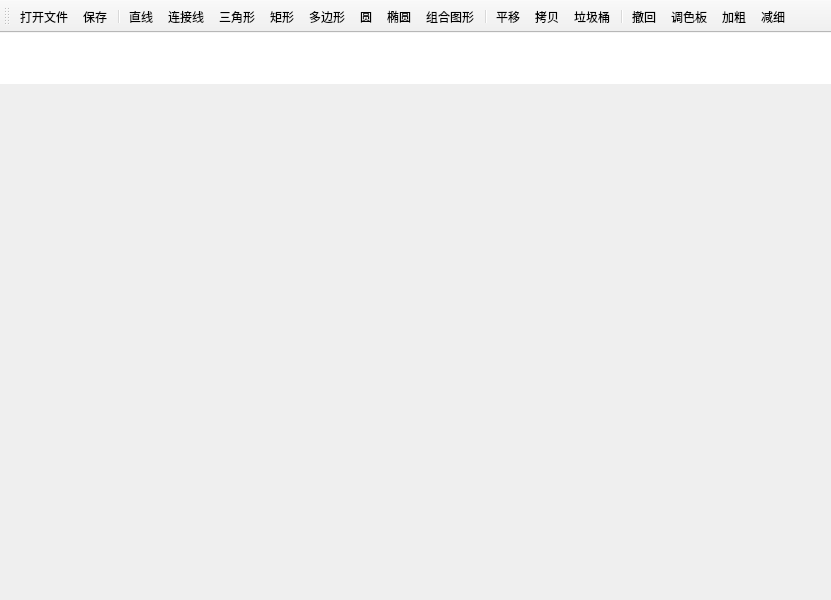
<?xml version="1.0" encoding="UTF-8"?>
<ui version="4.0">
 <class>MainWindow</class>
 <widget class="QMainWindow" name="MainWindow">
  <property name="geometry">
   <rect>
    <x>0</x>
    <y>0</y>
    <width>831</width>
    <height>600</height>
   </rect>
  </property>
  <property name="windowTitle">
   <string>MainWindow</string>
  </property>
  <widget class="QWidget" name="centralwidget">
   <widget class="QLabel" name="label">
    <property name="geometry">
     <rect>
      <x>10</x>
      <y>5</y>
      <width>811</width>
      <height>531</height>
     </rect>
    </property>
    <property name="text">
     <string/>
    </property>
   </widget>
   <widget class="QTextEdit" name="textEdit">
    <property name="geometry">
     <rect>
      <x>0</x>
      <y>0</y>
      <width>831</width>
      <height>51</height>
     </rect>
    </property>
    <property name="frameShape">
     <enum>QFrame::NoFrame</enum>
    </property>
   </widget>
  </widget>
  <widget class="QToolBar" name="toolBar">
   <property name="windowTitle">
    <string>toolBar</string>
   </property>
   <attribute name="toolBarArea">
    <enum>TopToolBarArea</enum>
   </attribute>
   <attribute name="toolBarBreak">
    <bool>false</bool>
   </attribute>
   <addaction name="action_open"/>
   <addaction name="action_save"/>
   <addaction name="separator"/>
   <addaction name="action_line"/>
   <addaction name="action_connectLine"/>
   <addaction name="action_triangle"/>
   <addaction name="action_rectangle"/>
   <addaction name="action_polygon"/>
   <addaction name="action_circle"/>
   <addaction name="action_ellipse"/>
   <addaction name="action_combine"/>
   <addaction name="separator"/>
   <addaction name="action_translate"/>
   <addaction name="action_copy"/>
   <addaction name="action_trash"/>
   <addaction name="separator"/>
   <addaction name="action_undo"/>
   <addaction name="action_pallet"/>
   <addaction name="action_penUp"/>
   <addaction name="action_penDown"/>
  </widget>
  <action name="action_open">
   <property name="checkable">
    <bool>false</bool>
   </property>
   <property name="icon">
    <iconset resource="icons.qrc">
     <normaloff>:/Jessica/icons/Open.png</normaloff>:/Jessica/icons/Open.png</iconset>
   </property>
   <property name="text">
    <string>打开文件</string>
   </property>
   <property name="shortcut">
    <string>Ctrl+O</string>
   </property>
  </action>
  <action name="action_save">
   <property name="icon">
    <iconset resource="icons.qrc">
     <normaloff>:/Jessica/icons/Save.png</normaloff>:/Jessica/icons/Save.png</iconset>
   </property>
   <property name="text">
    <string>保存</string>
   </property>
   <property name="shortcut">
    <string>Ctrl+S</string>
   </property>
  </action>
  <action name="action_line">
   <property name="icon">
    <iconset resource="icons.qrc">
     <normaloff>:/Jessica/icons/Line.png</normaloff>:/Jessica/icons/Line.png</iconset>
   </property>
   <property name="text">
    <string>直线</string>
   </property>
  </action>
  <action name="action_triangle">
   <property name="icon">
    <iconset resource="icons.qrc">
     <normaloff>:/Jessica/icons/Triangle.png</normaloff>:/Jessica/icons/Triangle.png</iconset>
   </property>
   <property name="text">
    <string>三角形</string>
   </property>
  </action>
  <action name="action_rectangle">
   <property name="icon">
    <iconset resource="icons.qrc">
     <normaloff>:/Jessica/icons/Rectangle.png</normaloff>:/Jessica/icons/Rectangle.png</iconset>
   </property>
   <property name="text">
    <string>矩形</string>
   </property>
  </action>
  <action name="action_circle">
   <property name="icon">
    <iconset resource="icons.qrc">
     <normaloff>:/Jessica/icons/Circle.png</normaloff>:/Jessica/icons/Circle.png</iconset>
   </property>
   <property name="text">
    <string>圆</string>
   </property>
  </action>
  <action name="action_ellipse">
   <property name="icon">
    <iconset resource="icons.qrc">
     <normaloff>:/Jessica/icons/Ellipse.png</normaloff>:/Jessica/icons/Ellipse.png</iconset>
   </property>
   <property name="text">
    <string>椭圆</string>
   </property>
  </action>
  <action name="action_translate">
   <property name="icon">
    <iconset resource="icons.qrc">
     <normaloff>:/Jessica/icons/Translate.png</normaloff>:/Jessica/icons/Translate.png</iconset>
   </property>
   <property name="text">
    <string>平移</string>
   </property>
  </action>
  <action name="action_rotate">
   <property name="icon">
    <iconset resource="icons.qrc">
     <normaloff>:/Jessica/icons/Rotate.png</normaloff>:/Jessica/icons/Rotate.png</iconset>
   </property>
   <property name="text">
    <string>旋转</string>
   </property>
  </action>
  <action name="action_polygon">
   <property name="icon">
    <iconset resource="icons.qrc">
     <normaloff>:/Jessica/icons/Octagon.png</normaloff>:/Jessica/icons/Octagon.png</iconset>
   </property>
   <property name="text">
    <string>多边形</string>
   </property>
  </action>
  <action name="action_clip">
   <property name="icon">
    <iconset resource="icons.qrc">
     <normaloff>:/Jessica/icons/Clip.png</normaloff>:/Jessica/icons/Clip.png</iconset>
   </property>
   <property name="text">
    <string>裁剪</string>
   </property>
  </action>
  <action name="action_pallet">
   <property name="icon">
    <iconset resource="icons.qrc">
     <normaloff>:/Jessica/icons/Palette.png</normaloff>:/Jessica/icons/Palette.png</iconset>
   </property>
   <property name="text">
    <string>调色板</string>
   </property>
  </action>
  <action name="action_trash">
   <property name="icon">
    <iconset resource="icons.qrc">
     <normaloff>:/Jessica/icons/Trash.png</normaloff>:/Jessica/icons/Trash.png</iconset>
   </property>
   <property name="text">
    <string>垃圾桶</string>
   </property>
  </action>
  <action name="action_help">
   <property name="icon">
    <iconset resource="icons.qrc">
     <normaloff>:/Jessica/icons/Help.png</normaloff>:/Jessica/icons/Help.png</iconset>
   </property>
   <property name="text">
    <string>帮助</string>
   </property>
   <property name="shortcut">
    <string>Ctrl+H</string>
   </property>
  </action>
  <action name="action_undo">
   <property name="icon">
    <iconset resource="icons.qrc">
     <normaloff>:/Jessica/icons/Undo.png</normaloff>:/Jessica/icons/Undo.png</iconset>
   </property>
   <property name="text">
    <string>撤回</string>
   </property>
  </action>
  <action name="action_redo">
   <property name="icon">
    <iconset resource="icons.qrc">
     <normaloff>:/Jessica/icons/Redo.png</normaloff>:/Jessica/icons/Redo.png</iconset>
   </property>
   <property name="text">
    <string>恢复</string>
   </property>
  </action>
  <action name="action_connectLine">
   <property name="icon">
    <iconset resource="icons.qrc">
     <normaloff>:/Jessica/icons/connectLine.png</normaloff>:/Jessica/icons/connectLine.png</iconset>
   </property>
   <property name="text">
    <string>连接线</string>
   </property>
  </action>
  <action name="action_copy">
   <property name="icon">
    <iconset resource="icons.qrc">
     <normaloff>:/Jessica/icons/copy.png</normaloff>:/Jessica/icons/copy.png</iconset>
   </property>
   <property name="text">
    <string>拷贝</string>
   </property>
  </action>
  <action name="action_combine">
   <property name="icon">
    <iconset resource="icons.qrc">
     <normaloff>:/Jessica/icons/combine.png</normaloff>:/Jessica/icons/combine.png</iconset>
   </property>
   <property name="text">
    <string>组合图形</string>
   </property>
  </action>
  <action name="action_penUp">
   <property name="icon">
    <iconset resource="icons.qrc">
     <normaloff>:/Jessica/icons/AddPoint.png</normaloff>:/Jessica/icons/AddPoint.png</iconset>
   </property>
   <property name="text">
    <string>加粗</string>
   </property>
   <property name="shortcut">
    <string>Ctrl+=</string>
   </property>
  </action>
  <action name="action_penDown">
   <property name="icon">
    <iconset resource="icons.qrc">
     <normaloff>:/Jessica/icons/DeletePoint.png</normaloff>:/Jessica/icons/DeletePoint.png</iconset>
   </property>
   <property name="text">
    <string>减细</string>
   </property>
   <property name="shortcut">
    <string>Ctrl+-</string>
   </property>
  </action>
 </widget>
 <resources>
  <include location="icons.qrc"/>
 </resources>
 <connections/>
</ui>
